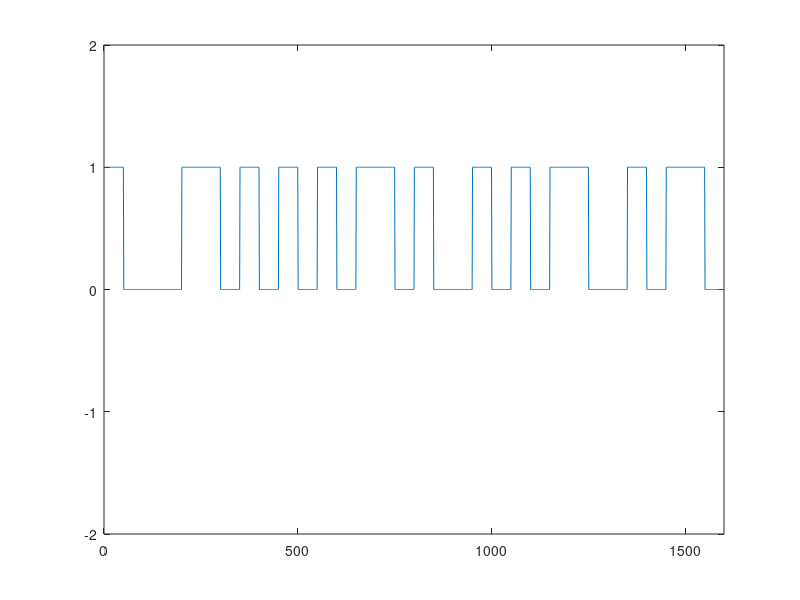
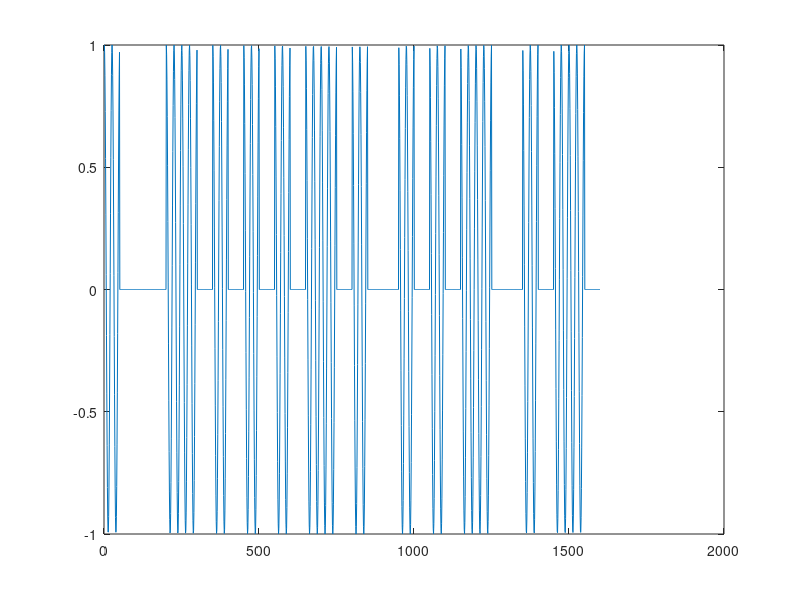
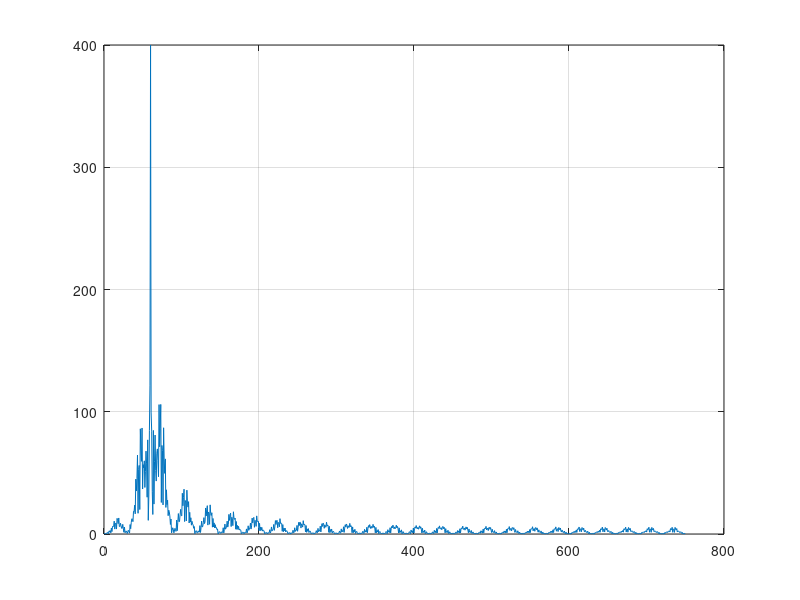

MATLAB code for these plots, in order:
clear all 
close all
d_input = [1 0 0 0 1 1 0 1 0 1 0 1 0 1 1 0 1 0 0 1 0 1 0 1 1 0 0 1 0 1 1 0]; 
%% ASK 

length = 50;
fc = 60;

for i=1:size(d_input, 2)
    t = linspace(0, 2/fc, length); 
    if d_input(i) == 1
        input(1+(i-1)*size(t, 2):size(t, 2)*i) = 1; 
    elseif d_input(i) == 0 
        input(1+(i-1)*size(t, 2):size(t, 2)*i) = 0; 
    end
end

t = linspace(0, size(d_input, 2)*(2/fc), size(d_input, 2)*length);
s = 1*cos(2*pi*fc*t).*input;
figure;
plot(1:size(input, 2), input); % figure 1

axis([0 size(input, 2) -2 2]);
figure;
plot(1:size(input, 2), s); % figure 2
%% fft 

len = 2^nextpow2(max(size(s)));
FFT = fft(s,len);
f = length*fc/2/2*linspace(0, 1, len/2+1);
a = abs(FFT(1:len/2+1));
figure;
plot(f, a); % figure 3
grid on;